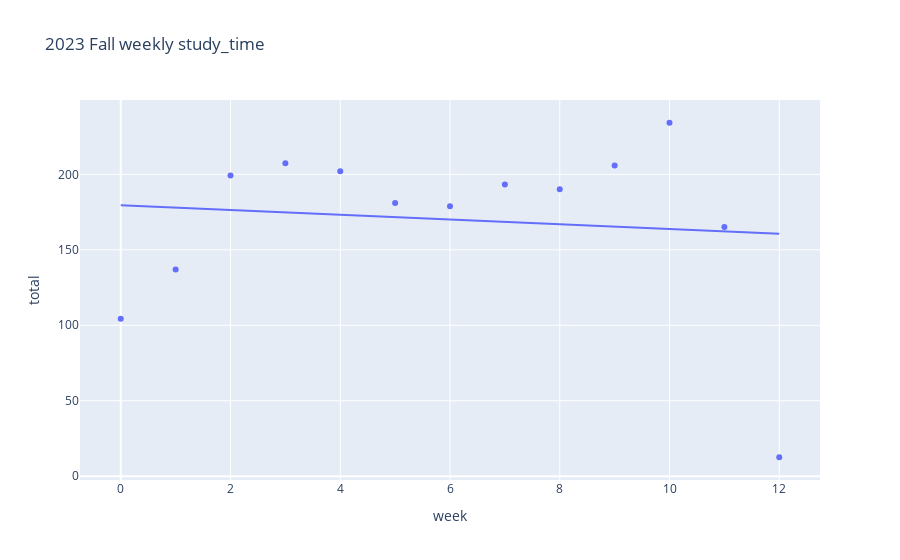

Notebook code for this chart:
### Code cell
graph_fall_2023 = clean_study[clean_study['date'] >= pd.to_datetime('2023-9-1')].groupby('week').sum().reset_index()
px.scatter(graph_fall_2023, x='week',y='total', title='2023 Fall weekly study_time',trendline='ols')

### Figure 1 — Plotly figure (JSON) as saved in the notebook; plotly's stock layout.template omitted (floating-point values rounded to 4 significant figures)
{"data": [{"hovertemplate": "week=%{x}<br>total=%{y}<extra></extra>", "legendgroup": "", "marker": {"color": "#636efa", "symbol": "circle"}, "mode": "markers", "name": "", "orientation": "v", "showlegend": false, "type": "scatter", "x": [0, 1, 2, 3, 4, 5, 6, 7, 8, 9, 10, 11, 12], "xaxis": "x", "y": [104.3, 137, 199.2, 207.4, 202.0, 181.0, 178.8, 193.2, 190.1, 205.8, 234.2, 165.1, 12.58], "yaxis": "y"}, {"hovertemplate": "<b>OLS trendline</b><br>total = -1.57344 * week + 179.505<br>R<sup>2</sup>=0.011254<br><br>week=%{x}<br>total=%{y} <b>(trend)</b><extra></extra>", "legendgroup": "", "marker": {"color": "#636efa", "symbol": "circle"}, "mode": "lines", "name": "", "showlegend": false, "type": "scatter", "x": [0, 1, 2, 3, 4, 5, 6, 7, 8, 9, 10, 11, 12], "xaxis": "x", "y": [179.5, 177.9, 176.4, 174.8, 173.2, 171.6, 170.1, 168.5, 166.9, 165.3, 163.8, 162.2, 160.6], "yaxis": "y"}], "layout": {"legend": {"tracegroupgap": 0}, "title": {"text": "2023 Fall weekly study_time"}, "xaxis": {"anchor": "y", "domain": [0, 1], "title": {"text": "week"}}, "yaxis": {"anchor": "x", "domain": [0, 1], "title": {"text": "total"}}}}
